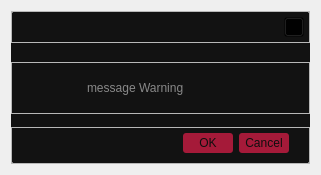
<?xml version="1.0" encoding="UTF-8"?>
<ui version="4.0">
 <class>Dialog</class>
 <widget class="QDialog" name="Dialog">
  <property name="geometry">
   <rect>
    <x>0</x>
    <y>0</y>
    <width>321</width>
    <height>175</height>
   </rect>
  </property>
  <property name="windowTitle">
   <string>Dialog</string>
  </property>
  <property name="styleSheet">
   <string notr="true"/>
  </property>
  <layout class="QVBoxLayout" name="verticalLayout">
   <property name="spacing">
    <number>0</number>
   </property>
   <item>
    <widget class="QFrame" name="main">
     <property name="styleSheet">
      <string notr="true">QFrame#main{
	background: #121212;
	border-radius: 5px;
}
</string>
     </property>
     <property name="frameShape">
      <enum>QFrame::StyledPanel</enum>
     </property>
     <property name="frameShadow">
      <enum>QFrame::Raised</enum>
     </property>
     <layout class="QVBoxLayout" name="verticalLayout_2">
      <property name="spacing">
       <number>0</number>
      </property>
      <property name="leftMargin">
       <number>0</number>
      </property>
      <property name="topMargin">
       <number>0</number>
      </property>
      <property name="rightMargin">
       <number>0</number>
      </property>
      <property name="bottomMargin">
       <number>0</number>
      </property>
      <item alignment="Qt::AlignTop">
       <widget class="QFrame" name="title">
        <property name="styleSheet">
         <string notr="true">QPushButton{
	background: rgba(1, 1, 1, 0);
	image: url(:/icons/svg/x.svg);
}

QPushButton:hover{
	background: rgba(255, 255, 255, 0.03);
}</string>
        </property>
        <property name="frameShape">
         <enum>QFrame::StyledPanel</enum>
        </property>
        <property name="frameShadow">
         <enum>QFrame::Raised</enum>
        </property>
        <layout class="QVBoxLayout" name="verticalLayout_3">
         <property name="spacing">
          <number>0</number>
         </property>
         <property name="leftMargin">
          <number>5</number>
         </property>
         <property name="topMargin">
          <number>5</number>
         </property>
         <property name="rightMargin">
          <number>5</number>
         </property>
         <property name="bottomMargin">
          <number>5</number>
         </property>
         <item alignment="Qt::AlignRight">
          <widget class="QPushButton" name="btn_close">
           <property name="minimumSize">
            <size>
             <width>20</width>
             <height>20</height>
            </size>
           </property>
           <property name="maximumSize">
            <size>
             <width>20</width>
             <height>20</height>
            </size>
           </property>
           <property name="text">
            <string/>
           </property>
          </widget>
         </item>
        </layout>
       </widget>
      </item>
      <item>
       <widget class="QFrame" name="mess">
        <property name="styleSheet">
         <string notr="true">QLabel#label_mess{
	color: rgba(255, 255, 255, 0.5);
	background: rgba(0, 0, 0, 0)
}

QLabel#label_icon{
	width:128px;
	height:128px;
	image: url(:/icons/svg/alert-triangle.svg);
}


</string>
        </property>
        <property name="frameShape">
         <enum>QFrame::StyledPanel</enum>
        </property>
        <property name="frameShadow">
         <enum>QFrame::Raised</enum>
        </property>
        <layout class="QHBoxLayout" name="horizontalLayout">
         <property name="spacing">
          <number>10</number>
         </property>
         <property name="leftMargin">
          <number>15</number>
         </property>
         <property name="topMargin">
          <number>0</number>
         </property>
         <property name="rightMargin">
          <number>10</number>
         </property>
         <property name="bottomMargin">
          <number>0</number>
         </property>
         <item>
          <widget class="QLabel" name="label_icon">
           <property name="minimumSize">
            <size>
             <width>50</width>
             <height>50</height>
            </size>
           </property>
           <property name="maximumSize">
            <size>
             <width>50</width>
             <height>50</height>
            </size>
           </property>
           <property name="text">
            <string/>
           </property>
           <property name="scaledContents">
            <bool>false</bool>
           </property>
           <property name="alignment">
            <set>Qt::AlignCenter</set>
           </property>
          </widget>
         </item>
         <item>
          <widget class="QLabel" name="label_mess">
           <property name="font">
            <font>
             <pointsize>9</pointsize>
            </font>
           </property>
           <property name="text">
            <string>message Warning</string>
           </property>
           <property name="wordWrap">
            <bool>true</bool>
           </property>
          </widget>
         </item>
        </layout>
       </widget>
      </item>
      <item alignment="Qt::AlignBottom">
       <widget class="QFrame" name="button">
        <property name="styleSheet">
         <string notr="true">QPushButton{
	width: 50px;
	height: 20px;
	color: #0f0e0e;
	background: rgba(201, 28, 66, 0.8);
	border: 0px;
	border-radius: 3px;
}

QPushButton:hover{
	background: rgba(201, 28, 66, 1)
}
</string>
        </property>
        <property name="frameShape">
         <enum>QFrame::StyledPanel</enum>
        </property>
        <property name="frameShadow">
         <enum>QFrame::Raised</enum>
        </property>
        <layout class="QHBoxLayout" name="horizontalLayout_2">
         <property name="spacing">
          <number>0</number>
         </property>
         <property name="leftMargin">
          <number>0</number>
         </property>
         <property name="topMargin">
          <number>5</number>
         </property>
         <property name="rightMargin">
          <number>20</number>
         </property>
         <property name="bottomMargin">
          <number>10</number>
         </property>
         <item>
          <widget class="QDialogButtonBox" name="buttonBox">
           <property name="orientation">
            <enum>Qt::Horizontal</enum>
           </property>
           <property name="standardButtons">
            <set>QDialogButtonBox::Cancel|QDialogButtonBox::Ok</set>
           </property>
          </widget>
         </item>
        </layout>
       </widget>
      </item>
     </layout>
    </widget>
   </item>
  </layout>
 </widget>
 <resources>
  <include location="../imgs/icons.qrc"/>
 </resources>
 <connections>
  <connection>
   <sender>buttonBox</sender>
   <signal>accepted()</signal>
   <receiver>Dialog</receiver>
   <slot>accept()</slot>
   <hints>
    <hint type="sourcelabel">
     <x>248</x>
     <y>254</y>
    </hint>
    <hint type="destinationlabel">
     <x>157</x>
     <y>274</y>
    </hint>
   </hints>
  </connection>
  <connection>
   <sender>buttonBox</sender>
   <signal>rejected()</signal>
   <receiver>Dialog</receiver>
   <slot>reject()</slot>
   <hints>
    <hint type="sourcelabel">
     <x>316</x>
     <y>260</y>
    </hint>
    <hint type="destinationlabel">
     <x>286</x>
     <y>274</y>
    </hint>
   </hints>
  </connection>
  <connection>
   <sender>btn_close</sender>
   <signal>clicked()</signal>
   <receiver>Dialog</receiver>
   <slot>close()</slot>
   <hints>
    <hint type="sourcelabel">
     <x>295</x>
     <y>24</y>
    </hint>
    <hint type="destinationlabel">
     <x>160</x>
     <y>87</y>
    </hint>
   </hints>
  </connection>
 </connections>
</ui>
